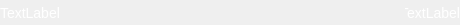
<?xml version="1.0" encoding="UTF-8"?>
<ui version="4.0">
 <class>SkippedView</class>
 <widget class="QWidget" name="SkippedView">
  <property name="geometry">
   <rect>
    <x>0</x>
    <y>0</y>
    <width>460</width>
    <height>25</height>
   </rect>
  </property>
  <property name="sizePolicy">
   <sizepolicy hsizetype="MinimumExpanding" vsizetype="Preferred">
    <horstretch>0</horstretch>
    <verstretch>0</verstretch>
   </sizepolicy>
  </property>
  <property name="minimumSize">
   <size>
    <width>460</width>
    <height>0</height>
   </size>
  </property>
  <property name="maximumSize">
   <size>
    <width>480</width>
    <height>16777215</height>
   </size>
  </property>
  <property name="windowTitle">
   <string>Form</string>
  </property>
  <layout class="QHBoxLayout" name="horizontalLayout">
   <property name="spacing">
    <number>3</number>
   </property>
   <property name="margin">
    <number>0</number>
   </property>
   <item>
    <widget class="QLabel" name="_titleLabel">
     <property name="sizePolicy">
      <sizepolicy hsizetype="MinimumExpanding" vsizetype="Preferred">
       <horstretch>0</horstretch>
       <verstretch>0</verstretch>
      </sizepolicy>
     </property>
     <property name="styleSheet">
      <string>color:white;
font-size:14px;</string>
     </property>
     <property name="text">
      <string>TextLabel</string>
     </property>
    </widget>
   </item>
   <item>
    <widget class="QLabel" name="_sizeLabel">
     <property name="sizePolicy">
      <sizepolicy hsizetype="Fixed" vsizetype="Preferred">
       <horstretch>0</horstretch>
       <verstretch>0</verstretch>
      </sizepolicy>
     </property>
     <property name="minimumSize">
      <size>
       <width>55</width>
       <height>0</height>
      </size>
     </property>
     <property name="maximumSize">
      <size>
       <width>55</width>
       <height>16777215</height>
      </size>
     </property>
     <property name="styleSheet">
      <string>color:white;
font-size:14px;</string>
     </property>
     <property name="text">
      <string>TextLabel</string>
     </property>
     <property name="alignment">
      <set>Qt::AlignRight|Qt::AlignTrailing|Qt::AlignVCenter</set>
     </property>
    </widget>
   </item>
   <item>
    <layout class="QHBoxLayout" name="_buttonsContainer">
     <property name="spacing">
      <number>0</number>
     </property>
    </layout>
   </item>
  </layout>
 </widget>
 <resources/>
 <connections/>
</ui>
